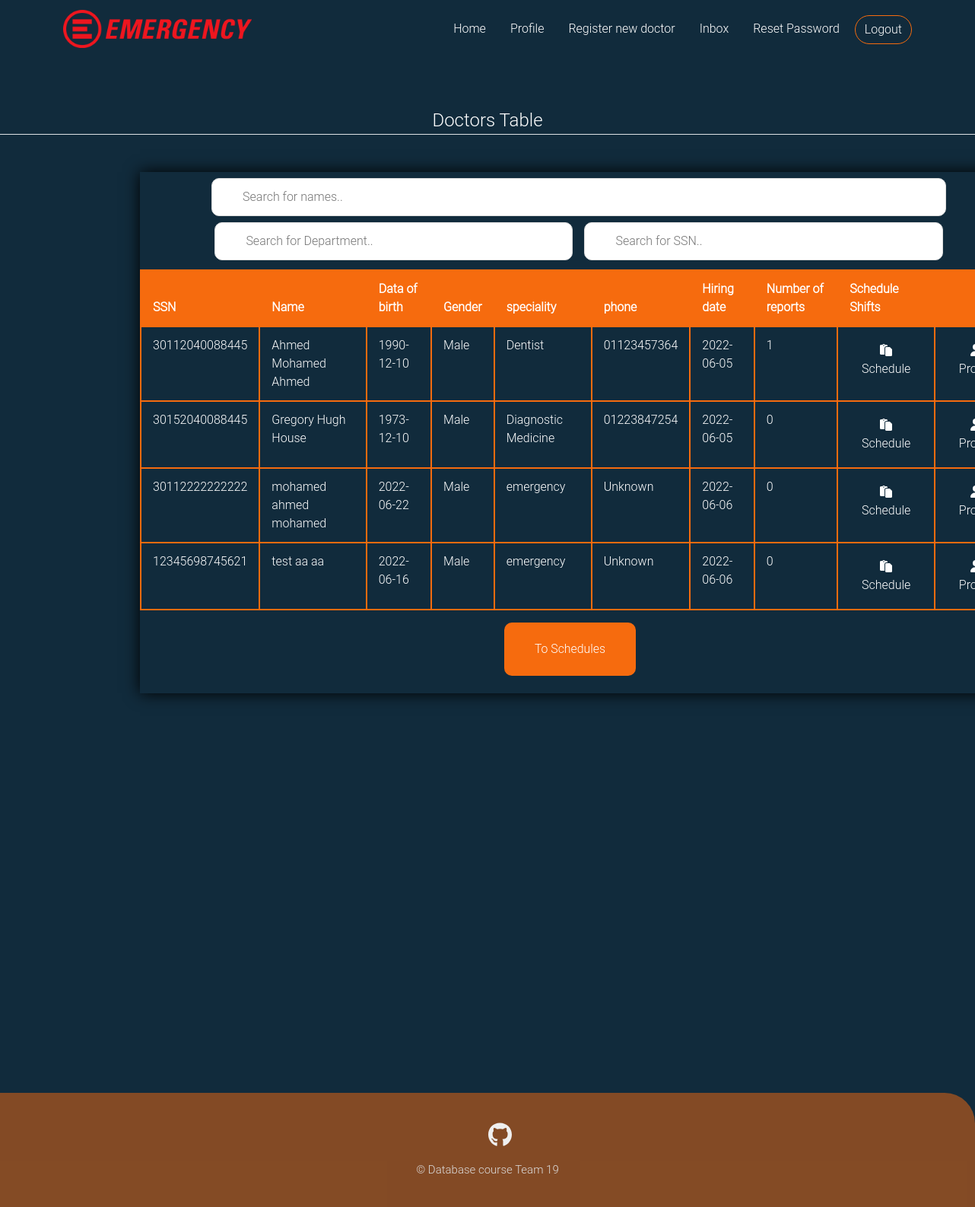
The page /doctors_table (signed in) on the database as committed earlier.
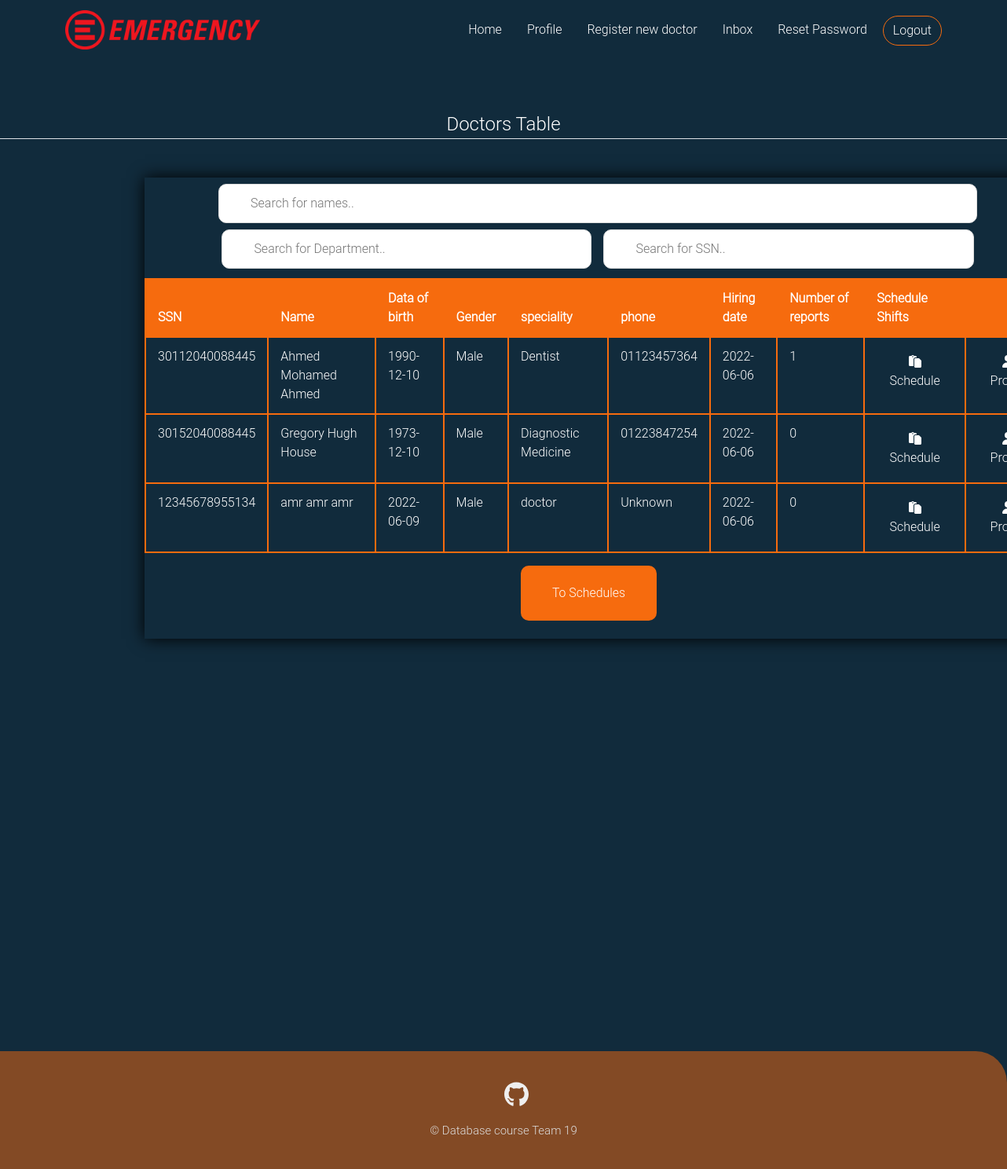
The same page on the database as committed later.
### emergencydebartment/models.py (models this page shows, shortened)
class User(db.Model, UserMixin):
    __tablename__ = 'user_table'
    id = db.Column(db.Integer, primary_key=True)
    ssn = db.Column(db.Integer, unique=True,nullable=False)
    Fname = db.Column(db.String(20),nullable=False)
    Sname = db.Column(db.String(20))
    Lname = db.Column(db.String(20),nullable=False)
    gender = db.Column(db.String(6),nullable=False)
    phone = db.Column(db.String(11), default='Unknown')
    address = db.Column(db.String(70), default='Unknown')
    birth_date = db.Column(db.DateTime,nullable=False)
    user_role = db.Column(db.String(15), nullable=False, default='Patient')
    password = db.Column(db.String(61),nullable=False)

class Doctor(User):
    id = db.Column(db.Integer, db.ForeignKey('user_table.id'),primary_key=True)
    hiring_date = db.Column(db.DateTime, nullable=False,default = datetime.utcnow)
    salary = db.Column(db.Integer, nullable=False)
    speciallity = db.Column(db.String(80),nullable=False)
    image_file = db.Column(db.String(20),nullable = False, default='default.jpg')
    time_shift = db.Column(db.String(50))
    email = db.Column(db.String(20),unique=True,nullable=False)
    examination = db.relationship('Report',  backref='doctor', lazy=True, foreign_keys = 'Report.doctor_id')
    Inbox = db.relationship('Message',  backref='doctor', lazy=True, foreign_keys = 'Message.receiver_id')

class User(db.Model, UserMixin):
    __tablename__ = 'user_table'
    id = db.Column(db.Integer, primary_key=True)
    ssn = db.Column(db.Integer, unique=True,nullable=False)
    Fname = db.Column(db.String(20),nullable=False)
    Sname = db.Column(db.String(20))
    Lname = db.Column(db.String(20),nullable=False)
    gender = db.Column(db.String(6),nullable=False)
    phone = db.Column(db.String(11), default='Unknown')
    address = db.Column(db.String(70), default='Unknown')
    birth_date = db.Column(db.DateTime,nullable=False)
    user_role = db.Column(db.String(15), nullable=False, default='Patient')
    password = db.Column(db.String(61),nullable=False)

### emergencydebartment/routes.py (the view)
@app.route("/doctors_table", methods= ['GET','POST'])
@login_required(role = 'Admin')
def dtable():
    table = Doctor.query.all()
    num_of_reports = list()
    for doctor in table:
        num_of_reports.append(len(doctor.examination))
    return render_template('doctor_table.html', table = zip(table, num_of_reports))

### emergencydebartment/models.py (called while the page is built)
@login_manager.user_loader
def load_user(user_id):
    return User.query.get(int(user_id))

### emergencydebartment/routes.py (called while the page is built)
def login_required(role="ANY"):
    def wrapper(fn):
        @wraps(fn)
        def decorated_view(*args, **kwargs):
            if not current_user.is_authenticated:
              return login_manager.unauthorized()
            if current_user.user_role != 'Admin':
                if ((current_user.user_role != role) and (role != "ANY")):
                    return login_manager.unauthorized()
            return fn(*args, **kwargs)
        return decorated_view
    return wrapper

### emergencydebartment/templates/doctor_table.html (shortened to what this page needs)
{% extends "layout.html" %}
{% block content %}
<legend class="border-bottom mb-4 legend align-text-center">Doctors Table</legend>
        <div class="content">
                <div class="content-table dtable">
                    <div class="scrollme">
                        <div class="row justify-content-center" >
                        <input type="text" id="nameInput" onkeyup="nameF()" style="margin: 1vh;" placeholder="Search for names..">
                    </div>
                        <div class="row justify-content-center" >
                            <input type="text" id="specialityInput" onkeyup="speciality()" placeholder="Search for Department..">
                            <input type="text" id="myInput" onkeyup="ssn()" placeholder="Search for SSN..">
                        </div>
                        <table id="myTable" class="table table-bordered table-responsive" >
                            <thead>
                                <tr class="header">
                                    <th scope="col">SSN</th>
                                    <th scope="col">Name</th>
                                    <th scope="col" >Data of birth</th>
                                    <th scope="col" >Gender</th>
                                    <th scope="col" >speciality</th>
                                    <th scope="col" >phone</th>
                                    <th scope="col" >Hiring date</th>
                                    <th scope="col" >Number of reports</th>
                                    <th scope="col" >Schedule Shifts</th>
                                    <th scope="col" ></th>
                                </tr>
                            </thead>
                            <tbody>
                        {% for doctor, number_of_reports in table %}
                                <tr class='clickable-row' data-href="{{ url_for('profile', doctor_id=doctor.id) }}">
                                    <td>{{doctor.ssn}}</td>
                                    {% if doctor.Sname %}
                                    <td>{{doctor.Fname}}  {{doctor.Sname}}  {{doctor.Lname}}</td>
                                    {% else %}
                                    <td>{{doctor.Fname}}  {{doctor.Lname}}</td>
                                    {% endif %}
                                    <td>{{doctor.birth_date.strftime('%Y-%m-%d')}}</td>
                                    <td>{{doctor.gender}}</td>
                                    <td>{{doctor.speciallity}}</td>
                                    <td>{{doctor.phone}}</td>
                                    <td>{{doctor.hiring_date.strftime('%Y-%m-%d')}}</td>
                                    <td>{{number_of_reports}}</td>
                                    <td><a class="calling_btn btn rounded-pill main-btn " style="color:white ;" href="{{url_for('update_shift',doctor_id=doctor.id)}} "> <i class="fa-solid fa-paste"></i> Schedule</a></a></td>
                                    <td><a class="calling_btn btn rounded-pill main-btn " style="color:white ;" href="{{url_for('profile',doctor_id=doctor.id)}} "> <i class="fa-solid fa-user"></i> Profile</a></a></td>
                                {% endfor %}
                            </tbody>
                        </table>
                    </div>
<a href="{{url_for('schedules')}}"><button  id="scheduals" class="button" style="vertical-align:middle" ><span> To Schedules </span></button></a>
                </div>
                    </div>
    {% endblock %}

### emergencydebartment/templates/layout.html (shortened to what this page needs)
<!DOCTYPE html>
<html lang="en">
  <head>
    <link rel="stylesheet" href="../static/styles/all.min.css" />
    <link rel="stylesheet" href="../static/styles/bootstrap.min.css" />
    <link rel="stylesheet" href="../static/styles/style.css" />
    <link rel="stylesheet" href="../static/styles/table.css">
    <link rel="stylesheet" href="../static/styles/login.css">
    <link rel="stylesheet" href="../static/styles/dashboard.css">
  </head>
  <body>
    <nav class="navbar navbar-expand-lg sticky-top">
      <div class="container">
        <a class="navbar-brand" href="{{ url_for('home') }}">
          <img
            src="../static/images/Emergency_(NGO)_logo.svg.png"
            alt="Emergency"
            height="50 px"
          />
        </a>
        <div class="collapse navbar-collapse" id="navbarSupportedContent">
          <ul class="navbar-nav ms-auto mb-2 mb-lg-0">
            <li class="nav-item">
                <a
                class="nav-link p-2 p-lg-3 active"
                aria-current="page"
                href="{{ url_for('home') }}"
                >Home</a
              >
            </li>
            {% if current_user.user_role == "Admin" %}
            <li class="nav-item">
              <a class="nav-link p-2 p-lg-3" href="{{ url_for('profile', doctor_id=current_user.id) }}">Profile</a>
            </li>
            <li class="nav-item">
              <a class="nav-link p-2 p-lg-3" href="{{ url_for('registerD') }}">Register new doctor</a>
            </li>
            <li class="nav-item">
              <a class="nav-link p-2 p-lg-3" href="{{ url_for('inbox', doctor_id = current_user.id) }}">Inbox</a>
            </li>
            {% endif %}
          {% if current_user.is_authenticated %}
          <li class="nav-item">
            <a class="nav-link p-2 p-lg-3 " href="{{url_for('reset_password')}}">Reset Password</a>
          </li>
          <li class="nav-item" style="margin-top:10px ;">
          <a
            href="{{ url_for('logout') }}"
            class="log-in btn btn-primary rounded-pill main-btn ms-1"
            >Logout</a>
          </li>
          {% endif %}
        </div>
      </div>
    </nav>
    {% block content %}{% endblock %}
<section class="foot">
  <footer>
      <ul class="social_icon">
          <li><a href="#"></a></li>
      </ul>
      <p style="font-size: 15px; color: var(--gray-color)">© Database course Team 19</p>
  </footer>
</section>
  </body>
</html>

### emergencydebartment/static/styles/style.css (style rules this page uses)
:root { --blue-color: #112B3C; --orange-color:#F66B0E; --blue-off-color:#205375; --white-off-color:#EFEFEF; --gray-color:#DDDDDD; }
body { font-family: 'Roboto Light',sans-serif; background-color: var(--blue-color); }
.navbar { background-color: var(--blue-color); }
.navbar .navbar-nav .nav-link { color: white; }
.navbar .log-in { background: none; border: solid 1px var(--orange-color); transition: 0.5s; margin-left: 10px; }
legend { margin-top: 5%; color: white; text-align: center; }
footer { position: relative; margin-top: 500px; width: 100%; background-color: rgba(246, 107, 14,50%); height: 150px; padding: 30px 50px; display: flex; justify-content: center; align-items: center; flex-direction: column; }
footer .social_icon, footer .mn { position:relative; display:flex; justify-content:center; align-items:center; margin:10px 0; flex-wrap: wrap; }
footer .social_icon li, footer .mn li { list-style: none; }
footer .social_icon li a { font-size: 2em; color: var(--white-off-color); margin: 0 10px; display: inline-block; transition: 0.5s; }

### emergencydebartment/static/styles/table.css (style rules this page uses)
.content { min-height: 70vh; display: flex; align-items: center; justify-content: center; }
.content-table { border-collapse: collapse; margin: 25px 0; min-width: 400px; max-width: 1400px; min-height: 200px; box-shadow: 0 0 20px rgb(0, 0, 0.15); }
.content-table thead tr { background-color: #f66b0e; color: white; text-align: left; font-weight: bold; border: 2px solid #f66b0e; }
.content-table th, .content-table td { padding: 12px 15px; color: white; border: 2px solid #f66b0e; }
#myInput { background-image: url('/css/searchicon.png'); background-position: 10px 12px; background-repeat: no-repeat; width: 40%; font-size: 16px; padding: 12px 20px 12px 40px; border: 1px solid #ddd; margin-bottom: 12px; border-radius: 10px; margin-left: 15px; }
#nameInput { background-image: url('/css/searchicon.png'); margin-top: 1%; max-height: 3%; background-position: 10px 12px; background-repeat: no-repeat; width: 82%; font-size: 16px; padding: 12px 20px 12px 40px; border: 1px solid #ddd; margin-bottom: 12px; border-radius: 10px; }
#specialityInput { background-image: url('/css/searchicon.png'); background-position: 10px 12px; background-repeat: no-repeat; width: 40%; font-size: 16px; padding: 12px 20px 12px 40px; border: 1px solid #ddd; margin-bottom: 12px; border-radius: 10px; }

### emergencydebartment/static/styles/login.css (style rules this page uses)
:root { --blue-color: #112B3C; --orange-color:#F66B0E; --blue-off-color:#205375; --white-off-color:#EFEFEF; --gray-color:#DDDDDD; }
html, body { height: 100%; font-family: 'Roboto Light',sans-serif; background-color: var(--blue-color); }
.navbar { background-color: var(--blue-color); }
footer { position: relative; width: 100%; background-color:rgba(246, 107, 14,50%) ; height: 150px; padding: 30px 50px; display: flex; justify-content: center; align-items: center; flex-direction: column; border-top-right-radius: 40px; }
footer .social_icon, footer .mn { position:relative; display:flex; justify-content:center; align-items:center; margin:10px 0; flex-wrap: wrap; }
footer .social_icon li, footer .mn li { list-style: none; }
footer .social_icon li a { font-size: 2em; color: var(--white-off-color); margin: 0 10px; display: inline-block; transition: 0.5s; }

### emergencydebartment/static/styles/dashboard.css (style rules this page uses)
.dtable { position: relative; bottom: 40%; left: 120px; width: 90%; }

### emergencydebartment/templates/doctor_table.html (style rules this page uses)
.button { display: inline-block; border-radius: 10px; background-color: #f66b0e; border: none; color: #FFFFFF; text-align: center; font-size: 99%; padding: 2%; width: 15%; transition: all 0.5s; cursor: pointer; margin-left: 41.5%; margin-bottom: 2%; }
.button span { cursor: pointer; display: inline-block; position: relative; transition: 0.5s; }
.button span:after { content: '\00bb'; position: absolute; opacity: 0; top: 0; right: -20px; transition: 0.5s; }

Rows that differ between the two databases and show on the page:
removed Doctor: ssn "12345698745621", Fname "test", Sname "aa", Lname "aa", birth_date "2022-06-16", gender "Male", speciallity "emergency", phone "Unknown", hiring_date "2022-06-06", number_of_reports "0"
changed Doctor "Dentist": hiring_date "2022-06-05" → "2022-06-06"
changed Doctor "Diagnostic Medicine": hiring_date "2022-06-05" → "2022-06-06"
changed Doctor "Unknown": ssn "30112222222222" → "12345678955134"; Fname "mohamed" → "amr"; Sname "ahmed" → "amr"; Lname "mohamed" → "amr"; birth_date "2022-06-22" → "2022-06-09"; speciallity "emergency" → "doctor"
